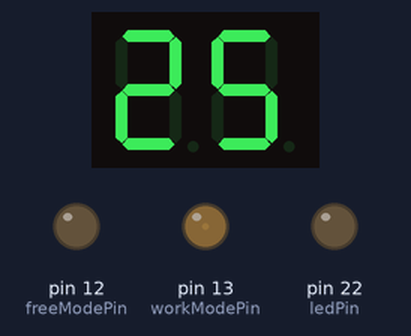
The sketch below on a simulated Arduino Mega 2560, built with avr-gcc and run on an emulated ATmega2560. On the bench: 2-digit seven-segment display, output pins drawn as LEDs (lit = HIGH). Wiring (inferred from the names in the program): 2-digit 7-segment display, segments lit when HIGH: segments pin 9, pin 8, pin 5, pin 2, pin 4, pin 10, pin 11; digit selects pin 16, pin 15. The segment pins are drawn as the display they are named for; pins used as bus, display or sensor lines are not drawn.

Above: at 0.1 s.
At 60.1 s:
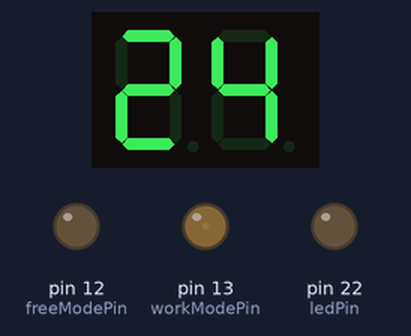
At 120.1 s:
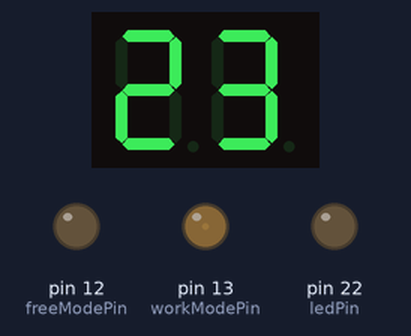
Timing chart, 0 to 121.6 s (numbered marks = the images above):
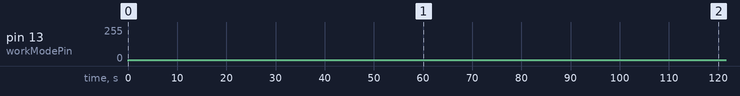

The sketch:

pomodoro_timer.ino
```cpp
                 // a  b  c  d  e   f   g
        // LED PIN: 7, 6, 4, 1, 3,  8,  9
int segments[] =   {9, 8, 5, 2, 4, 10, 11};

int digits[][7] = {{1, 1, 1, 1, 1, 1, 0}, // 0
                   {0, 1, 1, 0, 0, 0, 0}, // 1
                   {1, 1, 0, 1, 1, 0, 1}, // 2
                   {1, 1, 1, 1, 0, 0, 1}, // 3
                   {0, 1, 1, 0, 0, 1, 1}, // 4
                   {1, 0, 1, 1, 0, 1, 1}, // 5
                   {1, 0, 1, 1, 1, 1, 1}, // 6
                   {1, 1, 1, 0, 0, 0, 0}, // 7
                   {1, 1, 1, 1, 1, 1, 1}, // 8
                   {1, 1, 1, 1, 0, 1, 1}, // 9
                   };

int ledPin = 22;
int leftDigitPin = 16;
int rightDigitPin = 15;

int workModePin = 13;
int freeModePin = 12;
int brightness = 10;

int workTime = 25;
int freeTime = 10;

unsigned long timeSinceStart;

void setup(){
  // set pins to output
  for(int i = 0; i < 7; i++) {
    pinMode(segments[i], OUTPUT);
  }

  pinMode(leftDigitPin, OUTPUT);
  pinMode(rightDigitPin, OUTPUT);
  pinMode(workModePin, OUTPUT);
  pinMode(freeModePin, OUTPUT);
  pinMode(ledPin, OUTPUT);

  digitalWrite(leftDigitPin, HIGH);
  digitalWrite(rightDigitPin, HIGH);
}

void loop() {
  timeSinceStart = millis();
  long secondsElapsed = timeSinceStart / 60000;

  int timer = workTime - secondsElapsed;
  if(timer < 0){
    timer = secondsElapsed - workTime;
    freeMode();
  } else {
    workMode();
  }

  display(timer);
}

void display(int number){
  while(number >= 100) {
    number = number % 10;
  }

  int right = number % 10;
  displayRight(right);
  delay(10);
  int left = number / 10;
  displayLeft(left);
  delay(10);
}
void displayLeft(int number) {
  digitalWrite(leftDigitPin, HIGH);
  digitalWrite(rightDigitPin, HIGH);
  displayDigit(number);
  digitalWrite(leftDigitPin, LOW);
}
void displayRight(int number) {
  digitalWrite(leftDigitPin, HIGH);
  digitalWrite(rightDigitPin, HIGH);
  displayDigit(number);
  digitalWrite(rightDigitPin, LOW);
}
void displayDigit(int number) {
  for(int i = 0; i < 7; i++) {
    if (digits[number][i] == 1) {
      digitalWrite(segments[i], HIGH);
    } else {
      digitalWrite(segments[i], LOW);
    }
  }
}
void workMode() {
  analogWrite(workModePin, brightness);
  digitalWrite(freeModePin, LOW);
}
void freeMode() {
  digitalWrite(workModePin, LOW);
  analogWrite(freeModePin, brightness);
}
```

Measured:
- by itself, pin 13 (workModePin): 0/255 → 10/255 at 0.00 s
- what the display in image 0 shows lasts 60.1 s, from 0.0 s to 60.1 s
